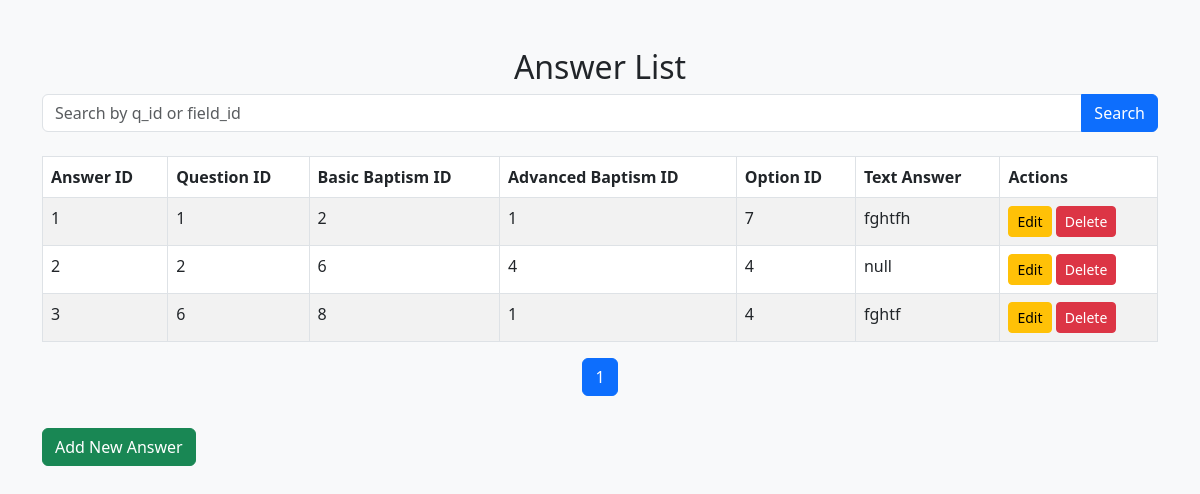
Screenshot of /baptism/answers/ with the database file from the repository.
### baptism/models.py (models this page shows)
class Answer(models.Model):
    answer_id = models.AutoField(primary_key=True)
    q_id = models.IntegerField(null=False)
    basic_baptism_id = models.IntegerField(null=False)
    option_id = models.CharField(max_length=255, null=True, blank=True)  # Store multiple selected option IDs as a comma-separated string
    text_answer = models.CharField(max_length=255, null=True, blank=True)  # Optional field for text answers
    STATUS_CHOICES = [
        ('Active', 'Active'),
        ('Inactive', 'Inactive'),
    ]
    status = models.CharField(max_length=10, choices=STATUS_CHOICES, default='Active')
    created_time = models.DateTimeField(default=now)
    advanced_baptism_id = models.IntegerField(null=False)

### baptism/views.py (the view)
# urls.py: path('answers/', answer_list, name='answer_list'),
def answer_list(request):
    query = request.GET.get('q', '')
    answers = Answer.objects.all()
    if query:
        answers = answers.filter(q_id__icontains=query) | answers.filter(option_id__icontains=query)
    paginator = Paginator(answers, 10)  # Show 10 answers per page
    page_number = request.GET.get('page')
    page_obj = paginator.get_page(page_number)
    return render(request, 'answer_list.html', {'page_obj': page_obj, 'query': query})

### baptism/templates/answer_list.html (shortened to what this page needs)
<!DOCTYPE html>
<html lang="en">
<head>
    <link rel="stylesheet" href="https://cdn.jsdelivr.net/npm/bootstrap@5.3.0/dist/css/bootstrap.min.css">
</head>
<body class="bg-light">
    <div class="container mt-5">
        <h2 class="text-center">Answer List</h2>
        <form method="GET" class="mb-4">
            <div class="input-group">
                <input
                    type="text"
                    name="q"
                    class="form-control"
                    placeholder="Search by q_id or field_id"
                    value="{{ request.GET.q }}">
                <button class="btn btn-primary" type="submit">Search</button>
            </div>
        </form>
        <table class="table table-striped table-bordered">
            <thead class="thead-dark">
                <tr>
                    <th>Answer ID</th>
                    <th>Question ID</th>
                    <th>Basic Baptism ID</th>
                    <th>Advanced Baptism ID</th>
                    <th>Option ID</th>
                    <th>Text Answer</th>
                    <th>Actions</th>
                </tr>
            </thead>
            <tbody>
                {% for answer in page_obj.object_list %}
                <tr>
                    <td>{{ answer.answer_id }}</td>
                    <td>{{ answer.q_id }}</td>
                    <td>{{ answer.basic_baptism_id }}</td>
                    <td>{{ answer.advanced_baptism_id }}</td>
                    <td>{{ answer.option_id }}</td>
                    <td>{{ answer.text_answer }}</td>
                    <td>
                        <a href="{% url 'answer_edit' answer.answer_id %}" class="btn btn-sm btn-warning">Edit</a>
                        <a href="{% url 'answer_delete' answer.answer_id %}" class="btn btn-sm btn-danger">Delete</a>
                    </td>
                </tr>
                {% empty %}
                <tr>
                    <td colspan="6" class="text-center">No answers found</td>
                </tr>
                {% endfor %}
            </tbody>
        </table>
        <nav aria-label="Page navigation example">
            <ul class="pagination justify-content-center">
                {% for num in page_obj.paginator.page_range %}
                <li class="page-item {% if page_obj.number == num %}active{% endif %}">
                    <a class="page-link" href="?page={{ num }}{% if request.GET.q %}&q={{ request.GET.q }}{% endif %}">{{ num }}</a>
                </li>
                {% endfor %}
            </ul>
        </nav>
        <a href="{% url 'answer_add' %}" class="btn btn-success mt-3">Add New Answer</a>
    </div>
</body>
</html>

### rows the page displays
Answer: answer_id "1", q_id "1", basic_baptism_id "2", advanced_baptism_id "1", option_id "7", text_answer "fghtfh"
Answer: answer_id "2", q_id "2", basic_baptism_id "6", advanced_baptism_id "4", option_id "4", text_answer "null"
Answer: answer_id "3", q_id "6", basic_baptism_id "8", advanced_baptism_id "1", option_id "4", text_answer "fghtf"

### other values shown
{{ num }} "1"
